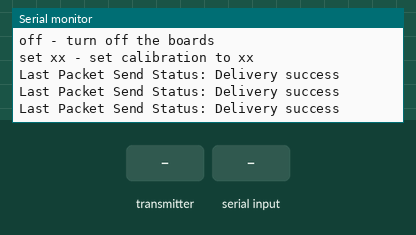
A sketch run on a simulated ESP8266 (NodeMCU). On the bench: the last lines printed to the serial monitor. The inputs (shaded band) are chosen by the test bench.

Above: at 1.2 s.
1.3 s: the transmitter starts sending id = 0
At 1.62 s:
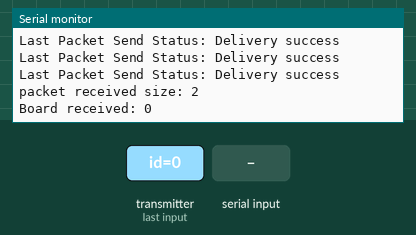
2.8 s: "set " received over Serial
5.3 s: the transmitter starts sending id = 1
At 5.62 s:
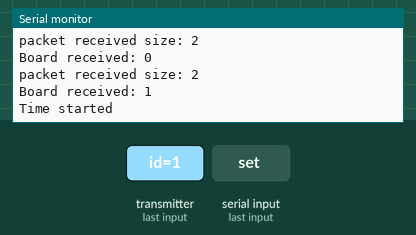

The sketch:

Receiver.ino
```cpp
/*****************
*    Receiver    *
*****************/

#include <ESP8266WiFi.h>
#include <espnow.h>

#define DEBUG true
#define BOARD_01 1
#define BOARD_02 2
#define BOARD_03 3
#define PASSAGES 999
#define CALIB   40

uint8_t sender_01Address[] = {0x48, 0x3F, 0xDA, 0x92, 0x03, 0x43};
uint8_t sender_02Address[] = {0x5C, 0xCF, 0x7F, 0xEE, 0x58, 0x65};
uint8_t sender_03Address[] = {0x7C, 0x9E, 0xBD, 0xED, 0x52, 0x70};

typedef struct ID {
  short id;
} ID;

typedef struct set_up {
  int calibration;
  bool activated;
} set_up;

typedef struct data {
  float velo;
} data;

String msg;
bool newPass = false;
int passageCounter = 0;
float passages[PASSAGES] = {};
unsigned long initialTime = false;
unsigned long finalTime = false;
float velo = false;
short calibration = CALIB;
bool activ = false;

void OnDataSent(uint8_t *, uint8_t);
void OnDataRecv(uint8_t *, uint8_t *, uint8_t);
void activation(bool);
void setCalib(short);

void setup() {
  Serial.begin(115200);

  #if DEBUG
    Serial.print("\nID size: ");
    Serial.println(sizeof(ID));
    Serial.print("set_up size: ");
    Serial.println(sizeof(set_up));
    Serial.print("data size: ");
    Serial.println(sizeof(data));
  #endif

  // Set device as a Wi-Fi Station
  WiFi.mode(WIFI_STA);
  WiFi.disconnect();

  // Init ESP-NOW
  if (esp_now_init() != 0) {
    Serial.println("Error initializing ESP-NOW");
    ESP.restart();
    delay(1);
  }

  Serial.println("\n\nCommands:");
  Serial.println("new - new passage");
  Serial.println("dtl - delete last one");
  Serial.println("on  - turn on the boards");
  Serial.println("off - turn off the boards");
  Serial.println("set xx - set calibration to xx");
  Serial.println();

  esp_now_set_self_role(ESP_NOW_ROLE_COMBO);

  esp_now_register_send_cb(OnDataSent);

  esp_now_add_peer(sender_01Address, ESP_NOW_ROLE_COMBO, 1, NULL, 0);
  esp_now_add_peer(sender_02Address, ESP_NOW_ROLE_COMBO, 1, NULL, 0);
  esp_now_add_peer(sender_03Address, ESP_NOW_ROLE_COMBO, 1, NULL, 0);

  esp_now_register_recv_cb(OnDataRecv);

  activation(activ);
}

void loop(){

  if (newPass){
    passages[passageCounter] = (finalTime - initialTime)/1000.0;
    Serial.print("Passagem N");
    Serial.print(passageCounter + 1);
    Serial.print(": ");
    Serial.print(passages[passageCounter]);
    Serial.print("s\n");
    initialTime = false;
    finalTime = false;
    newPass = false;
    passageCounter++;
  }

  while(Serial.available()) msg += Serial.readString();

  if (msg == "new\n"){
    //clean all variables
    msg = "";
    passageCounter = false;
    for (int i = false; i < PASSAGES; i++)
      passages[i] = false;
    initialTime = false;
    finalTime = false;
    newPass = false;
    Serial.println("\n\n----- New passage -----");
  }
  else if (msg == "dtl\n"){
    //clean all variables
    msg = "";
    passages[passageCounter] = false;
    passageCounter--;
    Serial.println("deleted last one");
    initialTime = false;
    finalTime = false;
    newPass = false;
  }
  else if (msg == "on\n"){
    msg = "";
    activation(true);
    Serial.println("Turned on");
  }
  else if (msg == "off\n"){
    msg = "";
    activation(false);
    Serial.println("Turned off");
  }
  else if (msg.indexOf("set ") != -1) {
    String str = "";

    str.concat(msg[4]);
    str.concat(msg[5]);

    long number = str.toInt();

    #if DEBUG
      Serial.println("Message received: ");
      Serial.print(msg);
      Serial.print("Message[4]: ");
      Serial.println(msg[4]);
      Serial.print("Message[5]: ");
      Serial.println(msg[5]);
      Serial.print("String number: ");
      Serial.println(str);
      Serial.print("Int number: ");
      Serial.println(number);
    #endif

    Serial.print("Set to: ");
    Serial.println(number);

    if (number)
      setCalib(number);
    else
      Serial.println("invalid input command");

    msg = "";
  }
  else if (msg != "") {
    msg = "";
    Serial.println("command does not exist");
  }
}

void OnDataSent(uint8_t *mac_addr, uint8_t sendStatus) {
  #if DEBUG
    Serial.print("\r\nLast Packet Send Status: ");
    if (sendStatus == 0){
      Serial.println("Delivery success");
    }
    else{
      Serial.println("Delivery fail");
    }
  #endif
}

void OnDataRecv(uint8_t * mac_addr, uint8_t *incomingData, uint8_t len) {

  #if DEBUG
    Serial.print("packet received size: ");
    Serial.print(len);
    Serial.print("\n\n");
  #endif

  if (len == sizeof(ID)){
    ID received;
    memcpy(&received, incomingData, sizeof(ID));

    #if DEBUG
      Serial.print("Board received: ");
      Serial.println(received.id);
    #endif

    if (received.id == BOARD_01 && !initialTime) {
      initialTime = millis();
      #if DEBUG
        Serial.println("Time started");
      #endif
    }
    else if (received.id == BOARD_02 && initialTime && !finalTime){
      finalTime = millis();
      #if DEBUG
        Serial.println("Time finished");
      #endif
      newPass = true;
    }
  }
  else if (len == sizeof(data)) {
    data received;
    memcpy(&received, incomingData, sizeof(data));
    velo = received.velo;
    Serial.print("Speed: ");
    Serial.print(velo);
    Serial.print("m/s");
    Serial.print(", Speed: ");
    Serial.print(velo * 3.6);
    Serial.println("km/h");

  }
  else
    Serial.println("Incoming data does not match");

}

void activation(bool act) {
  activ = act;
  set_up test;
  test.calibration = calibration;
  test.activated = activ;

  esp_now_send(sender_01Address, (uint8_t *) &test, sizeof(set_up));

  esp_now_send(sender_02Address, (uint8_t *) &test, sizeof(set_up));

  esp_now_send(sender_03Address, (uint8_t *) &test, sizeof(set_up));

}

void setCalib(short calib) {
  calibration = calib;
  set_up test;
  test.calibration = calibration;
  test.activated = activ;

  esp_now_send(sender_01Address, (uint8_t *) &test, sizeof(set_up));

  esp_now_send(sender_02Address, (uint8_t *) &test, sizeof(set_up));

  esp_now_send(sender_03Address, (uint8_t *) &test, sizeof(set_up));
}
```

Measured:
- after the input at 1.3 s, the serial monitor: prints a new line at once (image 1)
- after the input at 5.3 s, the serial monitor: prints a new line at once (image 2)
